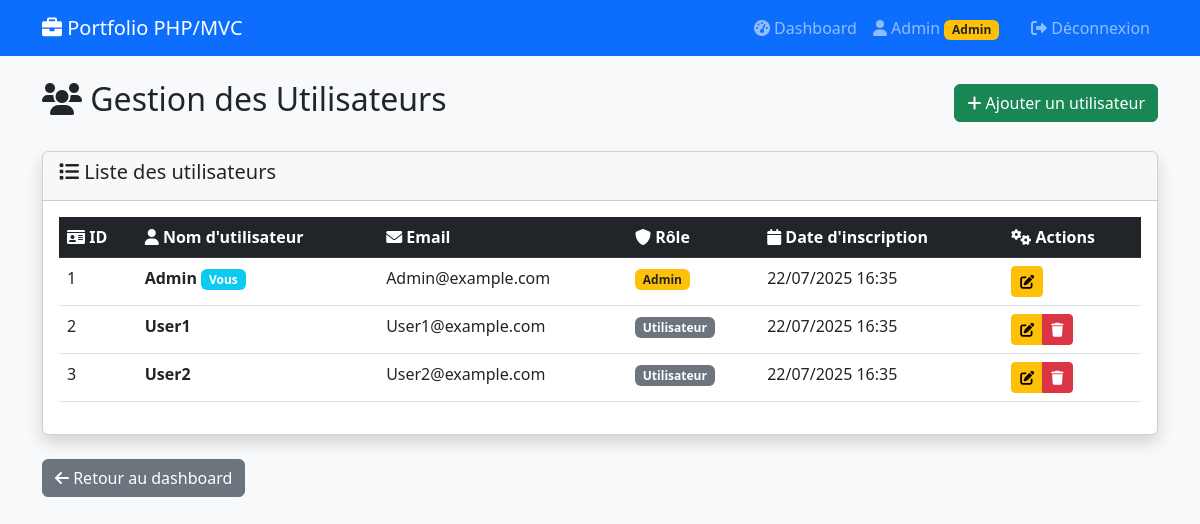
The page /index.php?action=users (signed in) on the database its author committed.
### tables this page shows
CREATE TABLE users (
    id INT AUTO_INCREMENT PRIMARY KEY,
    username VARCHAR(50) NOT NULL UNIQUE,
    email VARCHAR(100) NOT NULL UNIQUE,
    password VARCHAR(255) NOT NULL,
    role ENUM('user', 'admin') DEFAULT 'user',
    created_at TIMESTAMP DEFAULT CURRENT_TIMESTAMP,
    updated_at TIMESTAMP DEFAULT CURRENT_TIMESTAMP ON UPDATE CURRENT_TIMESTAMP,
    security_question VARCHAR(255) DEFAULT 'Quel est le nom de votre premier animal de compagnie ?',
    security_answer VARCHAR(255) DEFAULT 'chat',
    bio TEXT DEFAULT NULL,
    profile_picture VARCHAR(255) DEFAULT NULL,
    profile_completed BOOLEAN DEFAULT FALSE
);

### controllers/UserController.php (called while the page is built, shortened)
<?php
require_once __DIR__ . '/../models/User.php';
class UserController {
    private $userModel;
    private $authController;
    public function __construct() {
        $this->userModel = new User();
        $this->authController = new AuthController();
    }
    public function index() {
        $this->authController->requireAdmin();
        $users = $this->userModel->getAll();
        $user = $this->authController->getCurrentUser();
        $authController = $this->authController;
        include __DIR__ . '/../views/users/index.php';
    }
}

### config/database.php (called while the page is built, shortened)
<?php
function getDatabaseConnection() {
    try {
        $dsn = "mysql:host=" . DB_HOST . ";port=" . DB_PORT . ";dbname=" . DB_NAME . ";charset=utf8mb4";
        $pdo = new PDO($dsn, DB_USER, DB_PASS, [
            PDO::ATTR_ERRMODE => PDO::ERRMODE_EXCEPTION,
            PDO::ATTR_DEFAULT_FETCH_MODE => PDO::FETCH_ASSOC,
            PDO::ATTR_EMULATE_PREPARES => false
        ]);
        return $pdo;
    } catch (PDOException $e) {
        die("Erreur de connexion à la base de données : " . $e->getMessage());
    }
}

### controllers/AuthController.php (called while the page is built, shortened)
<?php
require_once __DIR__ . '/../models/User.php';
class AuthController {
    private $userModel;
    public function __construct() {
        $this->userModel = new User();
    }
    public function isLoggedIn() {
        return isset($_SESSION['user_id']);
    }
    public function getCurrentUser() {
        return $this->userModel->getById($_SESSION['user_id']);
    }
    public function isAdmin() {
        $user = $this->getCurrentUser();
        return $user && $user['role'] === 'admin';
    }
}

### models/User.php (called while the page is built, shortened)
<?php
require_once __DIR__ . '/../config/database.php';
class User {
    private $pdo;
    public function __construct() {
        $this->pdo = getDatabaseConnection();
    }
    public function getById($id) {
        $sql = "SELECT id, username, email, role, created_at, bio, profile_picture, security_question, security_answer, profile_completed FROM users WHERE id = :id";
        $stmt = $this->pdo->prepare($sql);
        $stmt->execute(['id' => $id]);
        return $stmt->fetch();
    }
    public function getAll() {
        $sql = "SELECT id, username, email, role, created_at FROM users ORDER BY created_at DESC";
        $stmt = $this->pdo->prepare($sql);
        $stmt->execute();
        return $stmt->fetchAll();
    }
}

### views/users/index.php (the view, shortened to what this page needs)
<!DOCTYPE html>
<html lang="fr">
<head>
    <link href="https://cdn.jsdelivr.net/npm/bootstrap@5.3.0/dist/css/bootstrap.min.css" rel="stylesheet">
    <link href="https://cdnjs.cloudflare.com/ajax/libs/font-awesome/6.0.0/css/all.min.css" rel="stylesheet">
</head>
<body class="bg-light">
    <nav class="navbar navbar-expand-lg navbar-dark bg-primary">
        <div class="container">
            <a class="navbar-brand" href="index.php?action=dashboard">
                <i class="fas fa-briefcase"></i> <?= APP_NAME ?>
            </a>
            <div class="navbar-nav ms-auto">
                <a class="nav-link" href="index.php?action=dashboard">
                    <i class="fas fa-tachometer-alt"></i> Dashboard
                </a>
                <a class="nav-link me-3" href="index.php?action=profile" title="Mon Profil">
                    <i class="fas fa-user"></i>
                    <?= htmlspecialchars($user['username']) ?>
                    <?php if ($authController->isAdmin()): ?>
                        <span class="badge bg-warning text-dark">Admin</span>
                    <?php endif; ?>
                </a>
                <a class="nav-link" href="index.php?action=logout">
                    <i class="fas fa-sign-out-alt"></i> Déconnexion
                </a>
            </div>
        </div>
    </nav>
    <div class="container mt-4">
        <div class="row">
            <div class="col-12">
                <div class="d-flex justify-content-between align-items-center mb-4">
                    <h2><i class="fas fa-users"></i> Gestion des Utilisateurs</h2>
                    <a href="index.php?action=users&subaction=create" class="btn btn-success">
                        <i class="fas fa-plus"></i> Ajouter un utilisateur
                    </a>
                </div>
                <div class="card shadow">
                    <div class="card-header">
                        <h5><i class="fas fa-list"></i> Liste des utilisateurs</h5>
                    </div>
                    <div class="card-body">
                        <?php if (empty($users)): ?>
                            <div class="text-center text-muted py-4">
                                <i class="fas fa-users fa-3x mb-3"></i>
                                <p>Aucun utilisateur trouvé.</p>
                            </div>
                        <?php else: ?>
                            <div class="table-responsive">
                                <table class="table table-hover">
                                    <thead class="table-dark">
                                        <tr>
                                            <th><i class="fas fa-id-card"></i> ID</th>
                                            <th><i class="fas fa-user"></i> Nom d'utilisateur</th>
                                            <th><i class="fas fa-envelope"></i> Email</th>
                                            <th><i class="fas fa-shield-alt"></i> Rôle</th>
                                            <th><i class="fas fa-calendar"></i> Date d'inscription</th>
                                            <th><i class="fas fa-cogs"></i> Actions</th>
                                        </tr>
                                    </thead>
                                    <tbody>
                                        <?php foreach ($users as $userItem): ?>
                                            <tr>
                                                <td><?= $userItem['id'] ?></td>
                                                <td>
                                                    <strong><?= htmlspecialchars($userItem['username']) ?></strong>
                                                    <?php if ($userItem['id'] == $user['id']): ?>
                                                        <span class="badge bg-info">Vous</span>
                                                    <?php endif; ?>
                                                </td>
                                                <td><?= htmlspecialchars($userItem['email']) ?></td>
                                                <td>
                                                    <?php if ($userItem['role'] === 'admin'): ?>
                                                        <span class="badge bg-warning text-dark">Admin</span>
                                                    <?php else: ?>
                                                        <span class="badge bg-secondary">Utilisateur</span>
                                                    <?php endif; ?>
                                                </td>
                                                <td><?= date('d/m/Y H:i', strtotime($userItem['created_at'])) ?></td>
                                                <td>
                                                    <div class="btn-group btn-group-sm">
                                                        <a href="index.php?action=users&subaction=edit&id=<?= $userItem['id'] ?>"
                                                           class="btn btn-warning" title="Modifier">
                                                            <i class="fas fa-edit"></i>
                                                        </a>
                                                        <?php if ($userItem['id'] != $user['id']): ?>
                                                            <a href="index.php?action=users&subaction=delete&id=<?= $userItem['id'] ?>"
                                                               class="btn btn-danger"
                                                               title="Supprimer"
                                                               onclick="return confirm('Êtes-vous sûr de vouloir supprimer cet utilisateur ?')">
                                                                <i class="fas fa-trash"></i>
                                                            </a>
                                                        <?php endif; ?>
                                                    </div>
                                                </td>
                                            </tr>
                                        <?php endforeach; ?>
                                    </tbody>
                                </table>
                            </div>
                        <?php endif; ?>
                    </div>
                </div>
                <div class="mt-4">
                    <a href="index.php?action=dashboard" class="btn btn-secondary">
                        <i class="fas fa-arrow-left"></i> Retour au dashboard
                    </a>
                </div>
            </div>
        </div>
    </div>
</body>
</html>

### index.php (shortened to what this page needs)
<?php
require_once __DIR__ . '/config/database.php';
require_once __DIR__ . '/controllers/AuthController.php';
require_once __DIR__ . '/controllers/ProfileController.php';
require_once __DIR__ . '/controllers/UserController.php';
$userController = new UserController();
$action = $_GET['action'] ?? 'login';
switch ($action) {
    case 'users':
        $subAction = $_GET['subaction'] ?? 'index';
        switch ($subAction) {
            case 'index':
                $userController->index();
                break;
        }
        break;
}

### rows shown on the page
users: username "Admin", id "1", shows "Vous", email "Admin@example.com", role "Admin", created_at "22/07/2025 16:35"
users: id "2", username "User1", email "User1@example.com", role "Utilisateur", created_at "22/07/2025 16:35"
users: id "3", username "User2", email "User2@example.com", role "Utilisateur", created_at "22/07/2025 16:35"

### other values the page prints
APP_NAME "Portfolio PHP/MVC"
